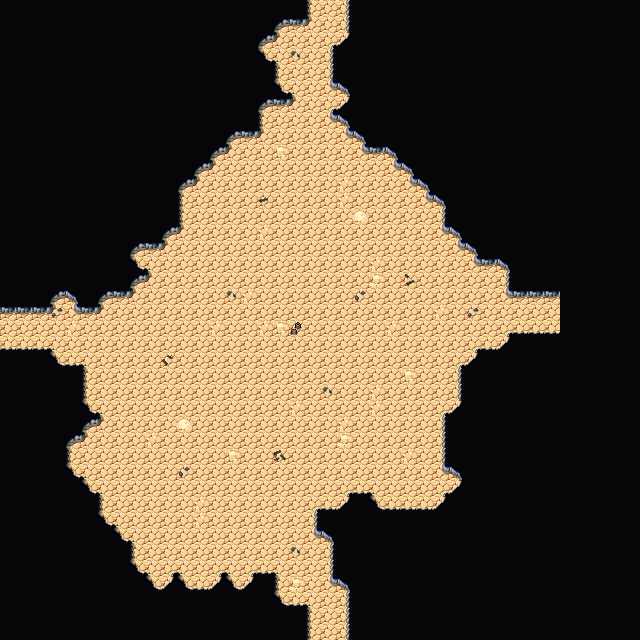

Below is a game level as drawn by its tile map, then a one-line description and the .tmx that defines it (tile-layer data replaced by summaries):
An orthogonal 40x40 tile map with 16x16 px tiles, 4 tile layers (Collision, Background, Walls, Clutter), 2 tilesets and 4 objects.

<map version="1.5" tiledversion="1.7.2" orientation="orthogonal" renderorder="right-down" width="40" height="40" tilewidth="16" tileheight="16" infinite="0" nextlayerid="7" nextobjectid="63">
 <editorsettings>
  <export target="wastetown..tmx" format="tmx" />
 </editorsettings>
 <tileset firstgid="1" source="../../../tileset/main.tsx" />
 <tileset firstgid="3477" source="../../../tileset/buildings.tsx" />
 <layer id="6" name="Collision" width="40" height="40">
  <data>[1600 cells, 0 non-empty, 0 distinct tile ids]</data>
 </layer>
 <layer id="1" name="Background" width="40" height="40">
  <data>[1600 cells, 1600 non-empty, 1 distinct tile ids]</data>
 </layer>
 <layer id="2" name="Walls" width="40" height="40">
  <data>[1600 cells, 1108 non-empty, 18 distinct tile ids]</data>
 </layer>
 <layer id="3" name="Clutter" width="40" height="40">
  <properties>
   <property name="spriteLayer" type="bool" value="true" />
  </properties>
  <data>[1600 cells, 40 non-empty, 12 distinct tile ids]</data>
 </layer>
 <objectgroup id="4" name="Objects">
  <object id="59" template="../../../obj/door_right.tx" x="0.5" y="335.833">
   <properties>
    <property name="teleport" value="../common/maps/map/cave/cave_multilevel_4/cave_23G4.tmx" />
    <property name="teleportObjectId" value="60" />
   </properties>
  </object>
  <object id="60" template="../../../obj/door_up.tx" x="318.704" y="637.409">
   <properties>
    <property name="teleport" value="../common/maps/map/cave/cave_multilevel_4/cave_23H5.tmx" />
    <property name="teleportObjectId" value="61" />
   </properties>
  </object>
  <object id="61" template="../../../obj/door_left.tx" x="541.011" y="324.606">
   <properties>
    <property name="teleport" value="../common/maps/map/cave/cave_multilevel_4/cave_23G6.tmx" />
    <property name="teleportObjectId" value="59" />
   </properties>
  </object>
  <object id="62" template="../../../obj/door_down.tx" x="320.672" y="18.6895">
   <properties>
    <property name="teleport" value="../common/maps/map/cave/cave_multilevel_4/cave_23F5.tmx" />
    <property name="teleportObjectId" value="60" />
   </properties>
  </object>
 </objectgroup>
</map>
